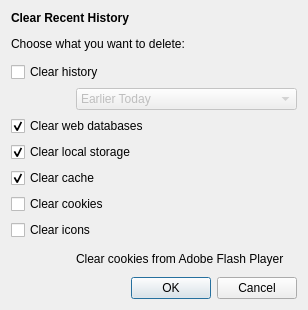
<?xml version="1.0" encoding="UTF-8"?>
<ui version="4.0">
 <class>ClearPrivateData</class>
 <widget class="QDialog" name="ClearPrivateData">
  <property name="geometry">
   <rect>
    <x>0</x>
    <y>0</y>
    <width>308</width>
    <height>310</height>
   </rect>
  </property>
  <property name="windowTitle">
   <string>Clear Recent History</string>
  </property>
  <layout class="QGridLayout" name="gridLayout">
   <item row="1" column="0" colspan="3">
    <widget class="QLabel" name="label_2">
     <property name="text">
      <string>Choose what you want to delete:</string>
     </property>
    </widget>
   </item>
   <item row="2" column="0" colspan="2">
    <widget class="QCheckBox" name="history">
     <property name="text">
      <string>Clear history</string>
     </property>
     <property name="checked">
      <bool>false</bool>
     </property>
    </widget>
   </item>
   <item row="7" column="0" colspan="2">
    <widget class="QCheckBox" name="cache">
     <property name="text">
      <string>Clear cache</string>
     </property>
     <property name="checked">
      <bool>true</bool>
     </property>
    </widget>
   </item>
   <item row="9" column="0" colspan="2">
    <widget class="QCheckBox" name="icons">
     <property name="text">
      <string>Clear icons</string>
     </property>
    </widget>
   </item>
   <item row="11" column="1">
    <widget class="ClickableLabel" name="clearAdobeCookies">
     <property name="cursor">
      <cursorShape>PointingHandCursor</cursorShape>
     </property>
     <property name="text">
      <string>Clear cookies from Adobe Flash Player</string>
     </property>
     <property name="html-link-look" stdset="0">
      <bool>true</bool>
     </property>
    </widget>
   </item>
   <item row="12" column="1" colspan="2">
    <widget class="QDialogButtonBox" name="buttonBox">
     <property name="orientation">
      <enum>Qt::Horizontal</enum>
     </property>
     <property name="standardButtons">
      <set>QDialogButtonBox::Cancel|QDialogButtonBox::Ok</set>
     </property>
    </widget>
   </item>
   <item row="0" column="0" colspan="2">
    <widget class="QLabel" name="label_3">
     <property name="text">
      <string>&lt;b&gt;Clear Recent History&lt;/b&gt;</string>
     </property>
    </widget>
   </item>
   <item row="0" column="2">
    <widget class="QLabel" name="icon">
     <property name="sizePolicy">
      <sizepolicy hsizetype="Fixed" vsizetype="Fixed">
       <horstretch>0</horstretch>
       <verstretch>0</verstretch>
      </sizepolicy>
     </property>
     <property name="text">
      <string/>
     </property>
     <property name="pixmap">
      <pixmap resource="../data/icons.qrc">:/icons/preferences/applications-system.png</pixmap>
     </property>
    </widget>
   </item>
   <item row="3" column="1" colspan="2">
    <widget class="QComboBox" name="historyLength">
     <property name="enabled">
      <bool>false</bool>
     </property>
     <item>
      <property name="text">
       <string>Earlier Today</string>
      </property>
     </item>
     <item>
      <property name="text">
       <string>Week</string>
      </property>
     </item>
     <item>
      <property name="text">
       <string>Month</string>
      </property>
     </item>
     <item>
      <property name="text">
       <string>All</string>
      </property>
     </item>
    </widget>
   </item>
   <item row="3" column="0">
    <spacer name="horizontalSpacer">
     <property name="orientation">
      <enum>Qt::Horizontal</enum>
     </property>
     <property name="sizeHint" stdset="0">
      <size>
       <width>40</width>
       <height>20</height>
      </size>
     </property>
    </spacer>
   </item>
   <item row="5" column="0" colspan="2">
    <widget class="QCheckBox" name="databases">
     <property name="text">
      <string>Clear web databases</string>
     </property>
     <property name="checked">
      <bool>true</bool>
     </property>
    </widget>
   </item>
   <item row="6" column="0" colspan="2">
    <widget class="QCheckBox" name="localStorage">
     <property name="text">
      <string>Clear local storage</string>
     </property>
     <property name="checked">
      <bool>true</bool>
     </property>
    </widget>
   </item>
   <item row="8" column="0" colspan="2">
    <widget class="QCheckBox" name="cookies">
     <property name="text">
      <string>Clear cookies</string>
     </property>
     <property name="checked">
      <bool>false</bool>
     </property>
    </widget>
   </item>
  </layout>
 </widget>
 <customwidgets>
  <customwidget>
   <class>ClickableLabel</class>
   <extends>QLabel</extends>
   <header>clickablelabel.h</header>
  </customwidget>
 </customwidgets>
 <resources>
  <include location="../data/icons.qrc"/>
 </resources>
 <connections>
  <connection>
   <sender>buttonBox</sender>
   <signal>accepted()</signal>
   <receiver>ClearPrivateData</receiver>
   <slot>accept()</slot>
   <hints>
    <hint type="sourcelabel">
     <x>248</x>
     <y>254</y>
    </hint>
    <hint type="destinationlabel">
     <x>157</x>
     <y>274</y>
    </hint>
   </hints>
  </connection>
  <connection>
   <sender>buttonBox</sender>
   <signal>rejected()</signal>
   <receiver>ClearPrivateData</receiver>
   <slot>reject()</slot>
   <hints>
    <hint type="sourcelabel">
     <x>316</x>
     <y>260</y>
    </hint>
    <hint type="destinationlabel">
     <x>286</x>
     <y>274</y>
    </hint>
   </hints>
  </connection>
 </connections>
</ui>
